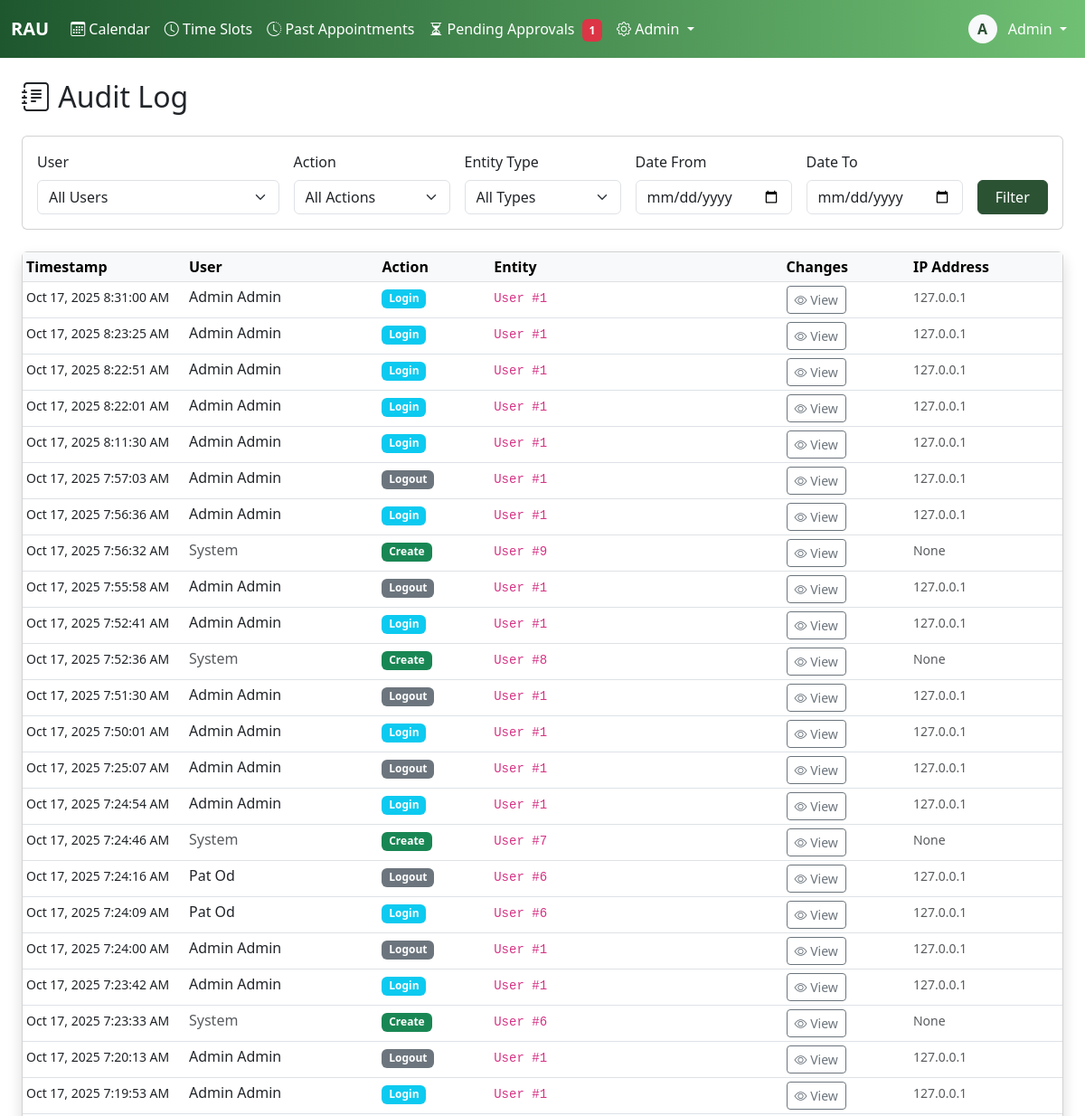
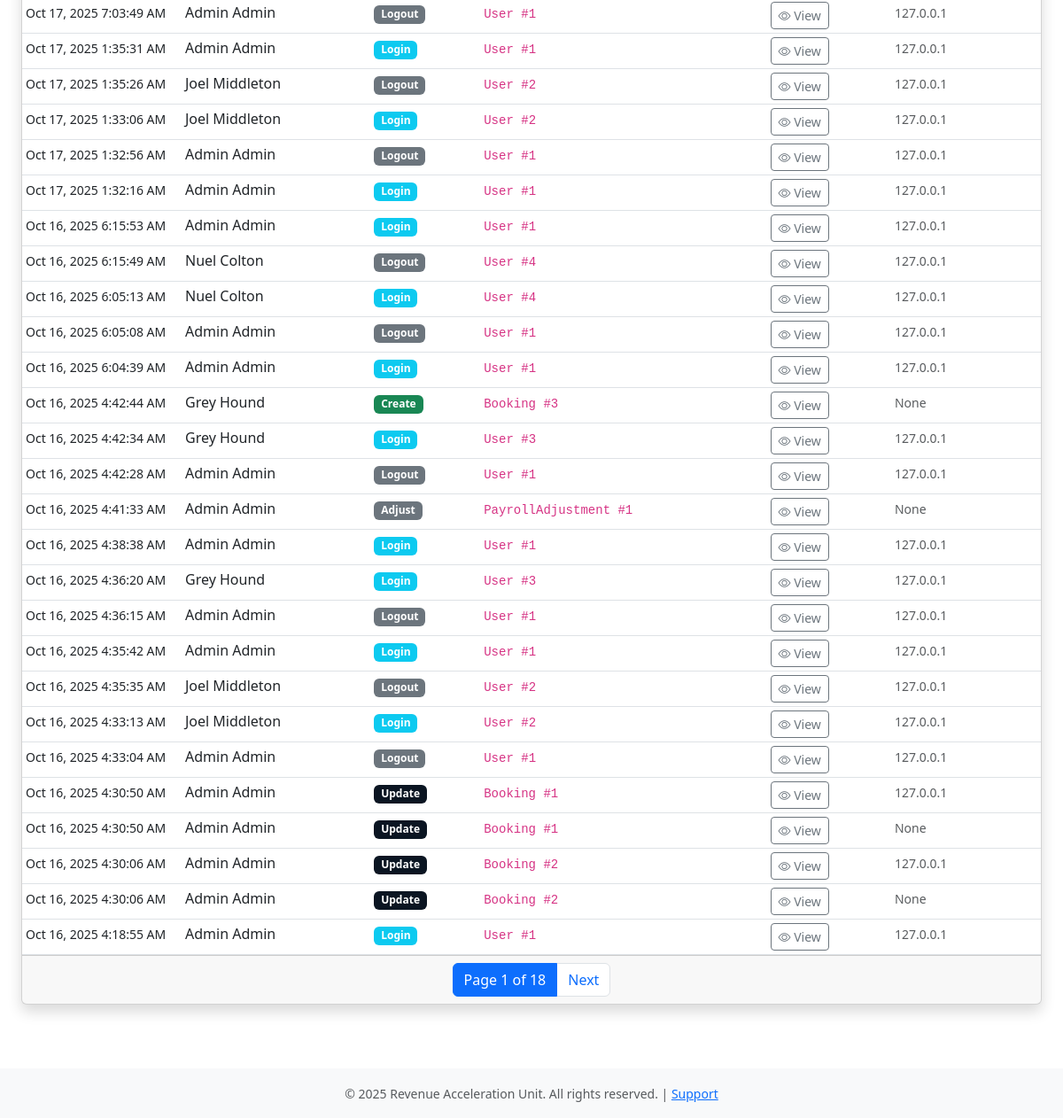
/admiin/audit-log/ (signed in), run on an earlier commit of the app's database (2 pictures, top to bottom).
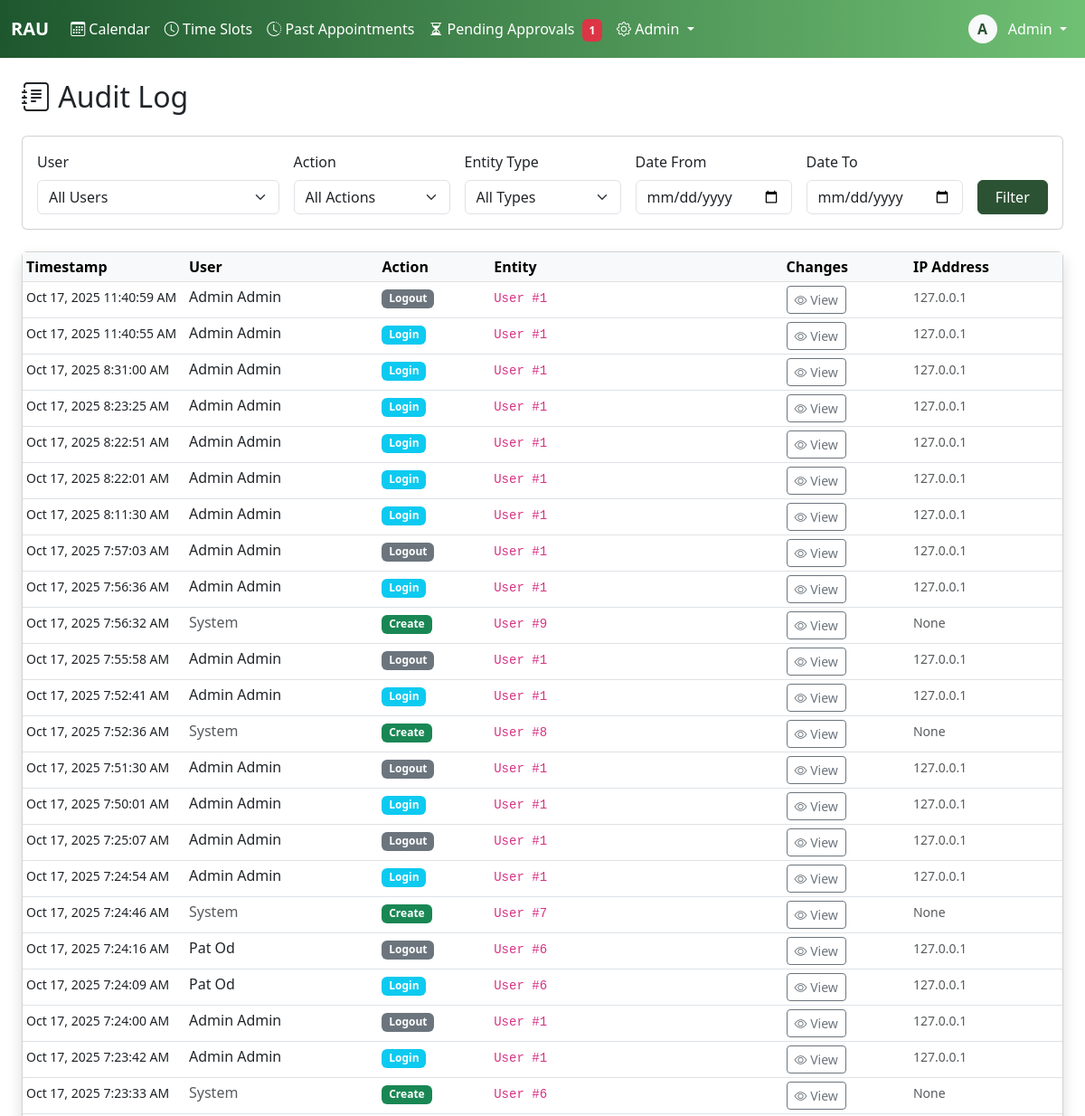
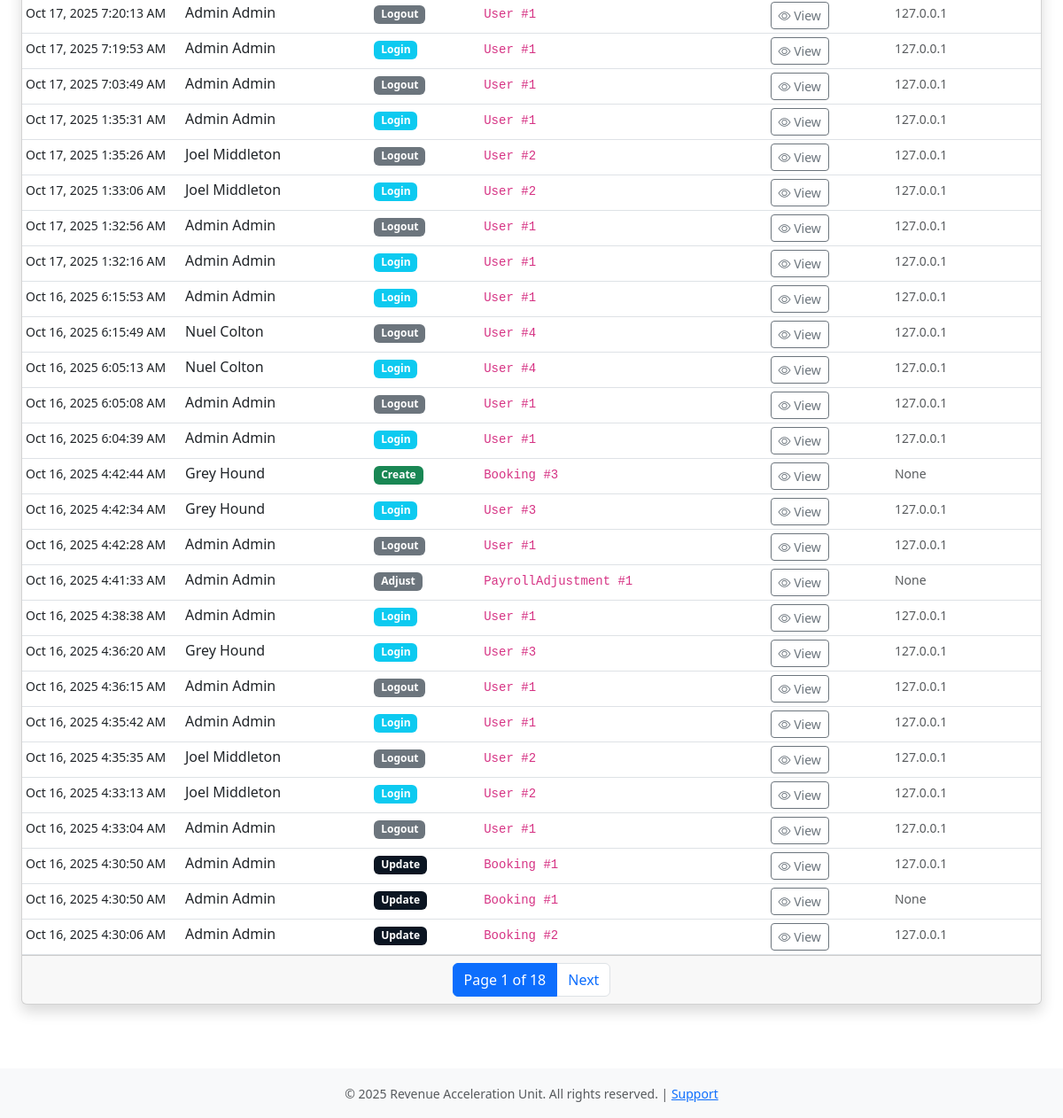
And on a later commit of the database (2 pictures, top to bottom).
### core/models.py (models this page shows, shortened)
class User(AbstractBaseUser, PermissionsMixin):
    username = models.CharField(max_length=150, unique=True)
    email = models.EmailField(unique=True)
    first_name = models.CharField(max_length=100)
    last_name = models.CharField(max_length=100)
    plain_text_password = models.CharField(max_length=255, blank=True, null=True)
    paypal_email = models.EmailField(blank=True, null=True)
    bitcoin_wallet_address = models.CharField(max_length=255, blank=True, null=True)
    ACH_bank_name = models.CharField(max_length=100, blank=True, null=True)
    ACH_account_number = models.CharField(max_length=50, blank=True, null=True)
    ACH_routing_number = models.CharField(max_length=50, blank=True, null = True)
    employee_id = models.CharField(max_length=20, unique=True, null=True, blank=True)
    phone_number = models.CharField(max_length=20)
    commission_rate = models.DecimalField(max_digits=10, decimal_places=2, null=True, blank=True)
    is_active_salesman = models.BooleanField(default=False)
    hire_date = models.DateField(null=True)
    is_active = models.BooleanField(default=True)
    is_staff = models.BooleanField(default=False)
    is_superuser = models.BooleanField(default=False)
    date_joined = models.DateTimeField(default=timezone.now)
    last_login = models.DateTimeField(null=True, blank=True)
    password_reset_token = models.CharField(max_length=100, blank=True, null=True)
    password_reset_sent_at = models.DateTimeField(null=True, blank=True)
    failed_login_attempts = models.IntegerField(default=0)
    last_failed_login = models.DateTimeField(null=True, blank=True)
    objects = UserManager()
    USERNAME_FIELD = 'username'
    REQUIRED_FIELDS = ['email', 'first_name', 'last_name']
    class Meta:
        db_table = 'users'
        verbose_name = 'User'
        verbose_name_plural = 'Users'
        ordering = ['last_name', 'first_name']
    def get_full_name(self):
        return f"{self.first_name} {self.last_name}".strip()
    def __init__(self, *args, **kwargs):
        super().__init__(*args, **kwargs)
        self._original_is_active_salesman = self.is_active_salesman

class AuditLog(models.Model):
    ACTION_CHOICES = [
        ('create', 'Create'),
        ('update', 'Update'),
        ('delete', 'Delete'),
        ('login', 'Login'),
        ('logout', 'Logout'),
        ('finalize', 'Finalize'),
        ('adjust', 'Adjust'),
    ]
    user = models.ForeignKey(User, on_delete=models.PROTECT, null=True, blank=True)
    action = models.CharField(max_length=20, choices=ACTION_CHOICES)
    entity_type = models.CharField(max_length=50)
    entity_id = models.IntegerField()
    changes = models.JSONField()
    ip_address = models.GenericIPAddressField(null=True, blank=True)
    user_agent = models.TextField(blank=True)
    timestamp = models.DateTimeField(auto_now_add=True)
    class Meta:
        indexes = [
            models.Index(fields=['timestamp']),
            models.Index(fields=['user']),
            models.Index(fields=['entity_type']),
            models.Index(fields=['entity_type', 'entity_id']),
        ]
        ordering = ['-timestamp']

### core/views.py (the view)
# urls.py: path('admiin/audit-log/', views.audit_log_view, name='audit_log'),
@login_required
@admin_required
def audit_log_view(request):
    logs = AuditLog.objects.all().select_related('user').order_by('-timestamp')
    user_filter = request.GET.get('user')
    action_filter = request.GET.get('action')
    entity_filter = request.GET.get('entity')
    date_from = request.GET.get('date_from')
    date_to = request.GET.get('date_to')
    if user_filter:
        logs = logs.filter(user_id=user_filter)
    if action_filter:
        logs = logs.filter(action=action_filter)
    if entity_filter:
        logs = logs.filter(entity_type=entity_filter)
    if date_from:
        logs = logs.filter(timestamp__gte=date_from)
    if date_to:
        logs = logs.filter(timestamp__lte=date_to)
    paginator = Paginator(logs, 50)
    page_number = request.GET.get('page')
    page_obj = paginator.get_page(page_number)
    users = User.objects.filter(auditlog__isnull=False).distinct()
    entity_types = AuditLog.objects.values_list('entity_type', flat=True).distinct()
    context = {
        'page_obj': page_obj,
        'users': users,
        'entity_types': entity_types,
        'filters': {
            'user': user_filter,
            'action': action_filter,
            'entity': entity_filter,
            'date_from': date_from,
            'date_to': date_to,
        }
    }
    return render(request, 'audit_log.html', context)

### core/templatetags/auth_extras.py (called while the page is built)
@register.filter(name='has_group')
def has_group(user, group_name):
    return user.groups.filter(name=group_name).exists()

### core/templates/audit_log.html (shortened to what this page needs)
{% extends 'base.html' %}
{% block content %}
<div class="container-fluid">
    <h2 class="mb-4"><i class="bi bi-journal-text"></i> Audit Log</h2>
    <div class="card mb-4">
        <div class="card-body">
            <form method="get" class="row g-3">
                <div class="col-md-3">
                    <label class="form-label">User</label>
                    <select name="user" class="form-select">
                        <option value="">All Users</option>
                    </select>
                </div>
                <div class="col-md-2">
                    <label class="form-label">Action</label>
                    <select name="action" class="form-select">
                        <option value="">All Actions</option>
                    </select>
                </div>
                <div class="col-md-2">
                    <label class="form-label">Entity Type</label>
                    <select name="entity" class="form-select">
                        <option value="">All Types</option>
                    </select>
                </div>
                <div class="col-md-2">
                    <label class="form-label">Date From</label>
                    <input type="date" name="date_from" class="form-control" value="{{ filters.date_from }}">
                </div>
                <div class="col-md-2">
                    <label class="form-label">Date To</label>
                    <input type="date" name="date_to" class="form-control" value="{{ filters.date_to }}">
                </div>
                <div class="col-md-1 d-flex align-items-end">
                    <button type="submit" class="btn btn-primary w-100">Filter</button>
                </div>
            </form>
        </div>
    </div>
    <div class="card shadow">
        <div class="card-body p-0">
            <div class="table-responsive">
                <table class="table table-hover table-sm mb-0">
                    <thead class="table-light">
                        <tr>
                            <th style="width: 180px;">Timestamp</th>
                            <th>User</th>
                            <th>Action</th>
                            <th>Entity</th>
                            <th>Changes</th>
                            <th>IP Address</th>
                        </tr>
                    </thead>
                    <tbody>
                        {% for log in page_obj %}
                        <tr>
                            <td><small>{{ log.timestamp|date:"M d, Y g:i:s A" }}</small></td>
                            <td>
                                {% if log.user %}
                                    {{ log.user.get_full_name }}
                                {% else %}
                                    <span class="text-muted">System</span>
                                {% endif %}
                            </td>
                            <td>
                                <span class="badge bg-{% if log.action == 'create' %}success{% elif log.action == 'update' %}primary{% elif log.action == 'delete' %}danger{% elif log.action == 'login' %}info{% else %}secondary{% endif %}">
                                    {{ log.get_action_display }}
                                </span>
                            </td>
                            <td>
                                <code>{{ log.entity_type }} #{{ log.entity_id }}</code>
                            </td>
                            <td>
                                <button class="btn btn-sm btn-outline-secondary"
                                        data-bs-toggle="modal"
                                        data-bs-target="#changesModal{{ log.id }}">
                                    <i class="bi bi-eye"></i> View
                                </button>
                            </td>
                            <td><small class="text-muted">{{ log.ip_address }}</small></td>
                        </tr>
                        {% endfor %}
                    </tbody>
                </table>
            </div>
        </div>
        {% if page_obj.has_other_pages %}
        <div class="card-footer">
            <nav>
                <ul class="pagination justify-content-center mb-0">
                    <li class="page-item active">
                        <span class="page-link">
                            Page {{ page_obj.number }} of {{ page_obj.paginator.num_pages }}
                        </span>
                    </li>
                    {% if page_obj.has_next %}
                    <li class="page-item">
                        <a class="page-link" href="?page={{ page_obj.next_page_number }}{% for key, value in request.GET.items %}{% if key != 'page' %}&{{ key }}={{ value }}{% endif %}{% endfor %}">
                            Next
                        </a>
                    </li>
                    {% endif %}
                </ul>
            </nav>
        </div>
        {% endif %}
    </div>
</div>
{% endblock %}

### core/templates/base.html (shortened to what this page needs)
<!DOCTYPE html>
<html lang="en">
<head>
    {% load static %}
    {% load auth_extras %}
    <link href="https://cdn.jsdelivr.net/npm/bootstrap@5.3.0/dist/css/bootstrap.min.css" rel="stylesheet">
    <link rel="stylesheet" href="https://cdn.jsdelivr.net/npm/bootstrap-icons@1.11.0/font/bootstrap-icons.css">
</head>
<body>
    {% if user.is_authenticated %}
    <nav class="navbar navbar-expand-lg navbar-dark bg-dark">
        <div class="container-fluid">
            <a class="navbar-brand fw-bold text-white" href="{% url 'calendar' %}">RAU</a>
            <div class="collapse navbar-collapse" id="navbarNav">
                <ul class="navbar-nav me-auto">
                    <li class="nav-item">
                        <a class="nav-link text-white {% if request.resolver_match.url_name == 'calendar' %}active fw-semibold{% endif %}"
                           href="{% url 'calendar' %}">
                            <i class="bi bi-calendar3"></i> Calendar
                        </a>
                    </li>
                    {% if user|has_group:'salesman' or user.is_staff %}
                        <li class="nav-item">
                            <a class="nav-link text-white {% if request.resolver_match.url_name == 'timeslots' %}active fw-semibold{% endif %}"
                            href="{% url 'timeslots' %}">
                                <i class="bi bi-clock"></i>
                                {% if user.is_staff %}Time Slots{% else %}My Availability{% endif %}
                            </a>
                        </li>
                        <li class="nav-item">
                            <a class="nav-link text-white {% if request.resolver_match.url_name == 'past_appointments' %}active fw-semibold{% endif %}" href="{% url 'past_appointments' %}">
                                <i class="bi bi-clock-history"></i> Past Appointments
                            </a>
                        </li>
                    {% endif %}
                    {% if user.is_staff %}
                        <li class="nav-item">
                            <a class="nav-link text-white {% if request.resolver_match.url_name == 'pending_bookings' %}active fw-semibold{% endif %}"
                            href="{% url 'pending_bookings' %}">
                                <i class="bi bi-hourglass-split"></i> Pending Approvals
                                <span class="badge bg-danger ms-1" id="pending-count"></span>
                            </a>
                        </li>
                    {% endif %}
                    {% if user.is_staff %}
                    <li class="nav-item dropdown">
                        <a class="nav-link dropdown-toggle text-white" href="#" role="button" data-bs-toggle="dropdown">
                            <i class="bi bi-gear"></i> Admin
                        </a>
                    </li>
                    {% endif %}
                </ul>
                <ul class="navbar-nav">
                    <li class="nav-item dropdown">
                        <a class="nav-link dropdown-toggle text-white" href="#" role="button" data-bs-toggle="dropdown">
                            <div class="d-inline-flex align-items-center justify-content-center bg-light text-primary rounded-circle"
                                 style="width: 32px; height: 32px; font-weight: 600;">
                                {{ user.first_name.0 }}
                            </div>
                            <span class="ms-2 text-white">{{ user.first_name }}</span>
                        </a>
                    </li>
                </ul>
            </div>
        </div>
    </nav>
    {% endif %}
    <main class="{% if user.is_authenticated %}container-fluid py-4{% endif %}">
        {% block content %}{% endblock %}
    </main>
    {% if user.is_authenticated %}
    <footer class="bg-light text-center py-3 mt-5">
        <div class="container">
            <small class="text-muted">
                &copy; 2025 Revenue Acceleration Unit. All rights reserved. |
                <a href="#">Support</a>
            </small>
        </div>
    </footer>
    {% endif %}
    {% load static %}
</body>
</html>

### core/templates/base.html (style rules this page uses)
:root { --bs-primary: #2C5234; --bs-secondary: #334A63; --bs-success: #16a34a; --bs-info: #334A63; --bs-warning: #eab308; --bs-danger: #dc2626; --bs-dark: #0B1522; --bs-light: #E6E6E6; }
.navbar-dark { background: linear-gradient(to right, #1E572E, #70C074); }
.btn-primary { background-color: #2C5234; border-color: #2C5234; }
.text-primary { color: #2C5234 !important; }
.bg-primary { background-color: #0B1522 !important; }

What changed in the data, as far as the page shows it:
no longer on this page (row unchanged): AuditLog: timestamp "Oct 16, 2025 4:30:06 AM", user.get_full_name "Admin Admin", action "Update", entity_type "Booking", entity_id "2", ip_address "None"
no longer on this page (row unchanged): AuditLog: timestamp "Oct 16, 2025 4:18:55 AM", user.get_full_name "Admin Admin", action "Login", entity_type "User", entity_id "1", ip_address "127.0.0.1"
added AuditLog: timestamp "Oct 17, 2025 11:40:59 AM", user.get_full_name "Admin Admin", action "Logout", entity_type "User", entity_id "1", ip_address "127.0.0.1"
added AuditLog: timestamp "Oct 17, 2025 11:40:55 AM", user.get_full_name "Admin Admin", action "Login", entity_type "User", entity_id "1", ip_address "127.0.0.1"
